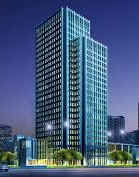
#> input picture Day 4 CV/Building img1.jpeg, 139 x 177 px
$ python transformation.py
#> lines starting #> are read from the running program, lines starting #| are printed output that depends on the picture
import cv2
import numpy as np
import matplotlib.pyplot as plt
img = cv2.imread("Building img1.jpeg")
#> img is the input picture: shape (177, 139, 3); mean B, G, R 124.2, 90.3, 69.4
img = cv2.cvtColor(img, cv2.COLOR_BGR2RGB)
# 2D Translation
M = np.float32([[1, 0, 50], [0, 1, 50]])
translated = cv2.warpAffine(img, M, (img.shape[1], img.shape[0]))
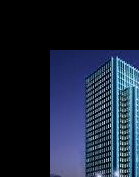
#> translated: shape (177, 139, 3); mean R, G, B 27.3, 36.8, 55.1
# 2D Rotation
M = cv2.getRotationMatrix2D((img.shape[1]//2, img.shape[0]//2), 45, 1)
rotated = cv2.warpAffine(img, M, (img.shape[1], img.shape[0]))
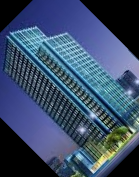
#> rotated: shape (177, 139, 3); mean R, G, B 58.5, 76.8, 104.5

# 3D Perspective Transform
pts1 = np.float32([[50,50], [200,50], [50,200], [200,200]])
pts2 = np.float32([[10,100],[200,50], [100,250], [220,220]])
M = cv2.getPerspectiveTransform(pts1, pts2)
perspective = cv2.warpPerspective(img, M, (img.shape[1], img.shape[0]))
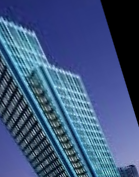
#> perspective: shape (177, 139, 3); mean R, G, B 62.7, 86, 125.9
# show results
titles = ["Original", "Translated", "Rotated", "Perspective"]
images = [img, translated, rotated, perspective]
for i in range(4):
    plt.subplot(2,2,i+1), plt.imshow(images[1]), plt.title(titles[i])
    plt.axis("off")
plt.show()
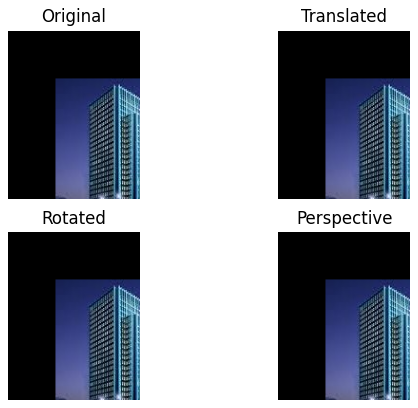
#> figure drawn by matplotlib, 4 panels
